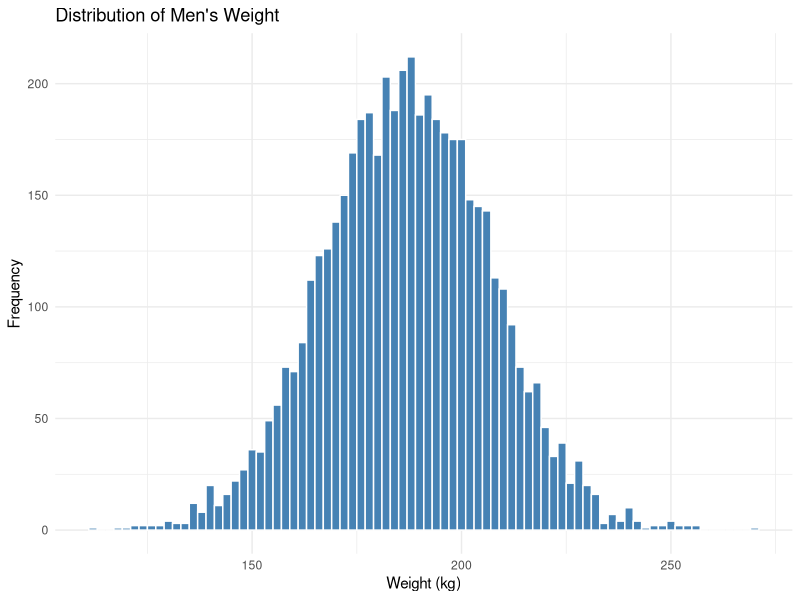
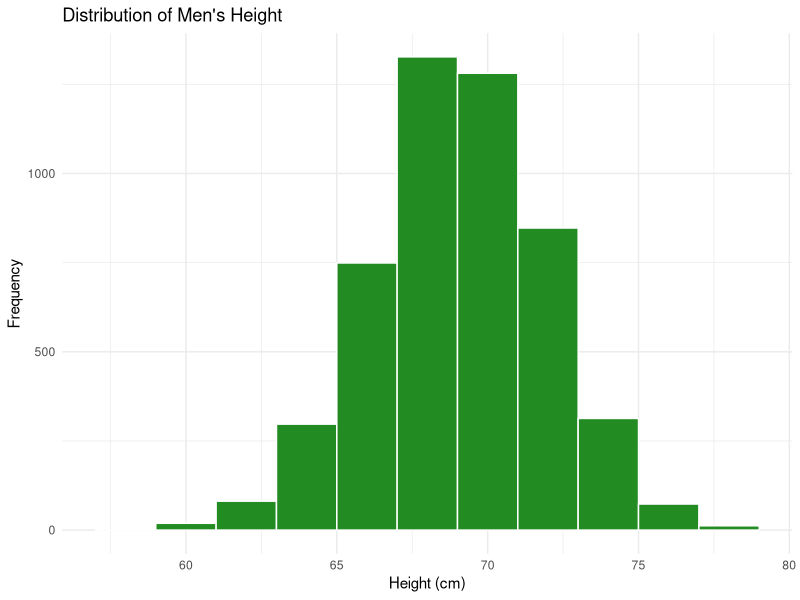
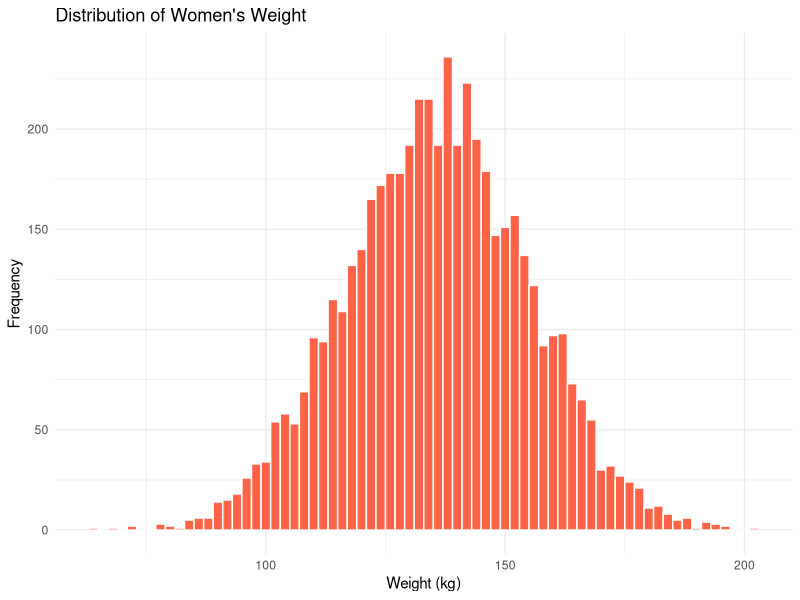
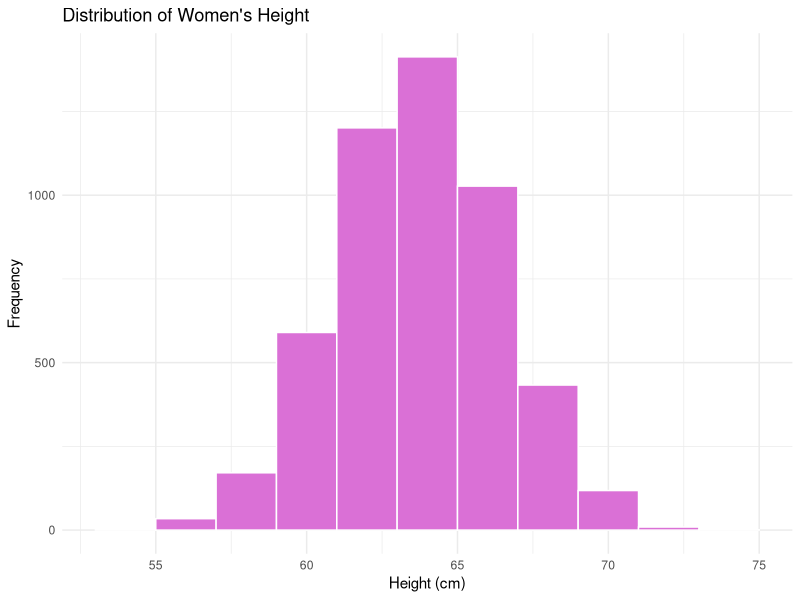

These charts were generated, in order, by the following R code:
#' @title assignment_5.R
#'
#' @description
#' [Provide a brief description of what the script does. Include the purpose
#' and any relevant context or background information.]
#'
#' @details
#' [Provide additional details about the script, such as assumptions, 
#' limitations, or any specific behavior that users should be aware of.]
#'
#' @author [Your Name or Team Name]
#' @date [Date of creation or last modification]
#'
#' @usage
#' [Provide an example of how to use the script, if applicable.]
#'
#' @seealso
#' [List any related scripts, functions, or documentation that may be helpful.]
#'
#' @examples
#' [Provide example usage or expected output, if relevant.]
#'
#' @note
#' [Include any additional notes or warnings, if necessary.]

# ---------------------------------------------
# Part 1: Confidence Intervals for Weight & Height
# ---------------------------------------------

# Load required libraries
library(readxl)
library(dplyr)

# Load dataset
data <- read_excel("weight-height.xls")

# Preview dataset
str(data)

# Separate by gender
men <- data %>% filter(Gender == "Male")
women <- data %>% filter(Gender == "Female")

# Function to compute 95% confidence interval (known variance)
compute_ci <- function(x) {
  n <- length(x)
  mean_x <- mean(x)
  var_x <- var(x)
  sd_x <- sqrt(var_x)
  z <- 1.96  # 95% confidence
  error_margin <- z * sd_x / sqrt(n)
  lower <- mean_x - error_margin
  upper <- mean_x + error_margin
  return(c(mean = mean_x, lower = lower, upper = upper, n = n, sd = sd_x))
}

# Compute CIs for each variable and gender
ci_men_weight <- compute_ci(men$Weight)
ci_men_height <- compute_ci(men$Height)

ci_women_weight <- compute_ci(women$Weight)
ci_women_height <- compute_ci(women$Height)

# Display results
cat("95% CI for Men's Weight:", round(ci_men_weight[2:3], 2), "\n")
cat("95% CI for Men's Height:", round(ci_men_height[2:3], 2), "\n")
cat("95% CI for Women's Weight:", round(ci_women_weight[2:3], 2), "\n")
cat("95% CI for Women's Height:", round(ci_women_height[2:3], 2), "\n")

# Visualize distributions
library(ggplot2)

# Plot: Men's Weight
p_men_weight <- ggplot(men, aes(x = Weight)) +
  geom_histogram(binwidth = 2, fill = "steelblue", color = "white") +
  labs(title = "Distribution of Men's Weight", x = "Weight (kg)", y = "Frequency") +
  theme_minimal()
ggsave("report/figures/mens_weight_distribution.png", plot = p_men_weight, width = 8, height = 6)

# Plot: Men's Height
p_men_height <- ggplot(men, aes(x = Height)) +
  geom_histogram(binwidth = 2, fill = "forestgreen", color = "white") +
  labs(title = "Distribution of Men's Height", x = "Height (cm)", y = "Frequency") +
  theme_minimal()
ggsave("report/figures/mens_height_distribution.png", plot = p_men_height, width = 8, height = 6)

# Plot: Women's Weight
p_women_weight <- ggplot(women, aes(x = Weight)) +
  geom_histogram(binwidth = 2, fill = "tomato", color = "white") +
  labs(title = "Distribution of Women's Weight", x = "Weight (kg)", y = "Frequency") +
  theme_minimal()
ggsave("report/figures/womens_weight_distribution.png", plot = p_women_weight, width = 8, height = 6)


# Plot: Women's Height
p_women_height <- ggplot(women, aes(x = Height)) +
  geom_histogram(binwidth = 2, fill = "orchid", color = "white") +
  labs(title = "Distribution of Women's Height", x = "Height (cm)", y = "Frequency") +
  theme_minimal()
ggsave("report/figures/womens_height_distribution.png", plot = p_women_height, width = 8, height = 6)


# ---------------------------------------------
# Part 2: Normal Distribution Analysis
# ---------------------------------------------

# Parameters for the normal distribution
mu_x <- 5
sigma2_x <- 1
sigma_x <- sqrt(sigma2_x)

# a) PDF expression
pdf_normal <- function(x) {
  return((1 / (sigma_x * sqrt(2 * pi))) * exp(-0.5 * ((x - mu_x)^2 / sigma2_x)))
}

# Evaluate pdf at mean (for reference)
cat("PDF evaluated at X = 5:", pdf_normal(5), "\n")

# b) P(X > 6)
prob_x_gt_6 <- pnorm(6, mean = mu_x, sd = sigma_x, lower.tail = FALSE)
cat("P(X > 6):", round(prob_x_gt_6, 4), "\n")

# c) P(3 < X < 6)
prob_3_lt_x_lt_6 <- pnorm(6, mean = mu_x, sd = sigma_x) - pnorm(3, mean = mu_x, sd = sigma_x)
cat("P(3 < X < 6):", round(prob_3_lt_x_lt_6, 4), "\n")

# d) Expected value and variance
cat("Expected value E(X):", mu_x, "\n")
cat("Variance Var(X):", sigma2_x, "\n")



# ---------------------------------------------
# Part 3: Confidence Intervals with Known Variance
# ---------------------------------------------

# Given parameters
sigma2_known <- 4
sigma_known <- sqrt(sigma2_known)
x_bar <- 123
n_sample <- 1000

# a) 99% CI for the actual mean
z_99 <- qnorm(1 - 0.01 / 2)
margin_error_99 <- z_99 * sigma_known / sqrt(n_sample)
ci_99 <- c(lower = x_bar - margin_error_99, upper = x_bar + margin_error_99)
cat("99% CI for the mean:", round(ci_99, 4), "\n")

# b) 95% CI for the actual mean
z_95 <- qnorm(1 - 0.05 / 2)
margin_error_95 <- z_95 * sigma_known / sqrt(n_sample)
ci_95 <- c(lower = x_bar - margin_error_95, upper = x_bar + margin_error_95)
cat("95% CI for the mean:", round(ci_95, 4), "\n")

# c) Required sample size for margin of error E <= 0.1 at 95% confidence
E_target <- 0.1
required_n <- ceiling((z_95 * sigma_known / E_target)^2)
cat("Minimum required sample size for E <= 0.1:", required_n, "\n")

# d) Expected value and variance
cat("Expected value:", x_bar, "\n")
cat("Known variance:", sigma2_known, "\n")
